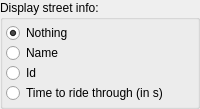
       <widget class="QGroupBox" name="groupBox">
        <property name="sizePolicy">
         <sizepolicy hsizetype="Preferred" vsizetype="Fixed">
          <horstretch>0</horstretch>
          <verstretch>0</verstretch>
         </sizepolicy>
        </property>
        <property name="minimumSize">
         <size>
          <width>220</width>
          <height>0</height>
         </size>
        </property>
        <property name="maximumSize">
         <size>
          <width>16777215</width>
          <height>16777215</height>
         </size>
        </property>
        <property name="title">
         <string>Display street info:</string>
        </property>
        <layout class="QVBoxLayout" name="verticalLayout_3">
         <property name="spacing">
          <number>0</number>
         </property>
         <property name="sizeConstraint">
          <enum>QLayout::SetMinimumSize</enum>
         </property>
         <property name="leftMargin">
          <number>3</number>
         </property>
         <property name="topMargin">
          <number>3</number>
         </property>
         <property name="rightMargin">
          <number>3</number>
         </property>
         <property name="bottomMargin">
          <number>3</number>
         </property>
         <item>
          <widget class="QRadioButton" name="ButtonStreetNothing">
           <property name="sizePolicy">
            <sizepolicy hsizetype="Minimum" vsizetype="Preferred">
             <horstretch>0</horstretch>
             <verstretch>0</verstretch>
            </sizepolicy>
           </property>
           <property name="text">
            <string>Nothing</string>
           </property>
           <property name="checked">
            <bool>true</bool>
           </property>
          </widget>
         </item>
         <item>
          <widget class="QRadioButton" name="ButtonStreetName">
           <property name="sizePolicy">
            <sizepolicy hsizetype="Minimum" vsizetype="Preferred">
             <horstretch>0</horstretch>
             <verstretch>0</verstretch>
            </sizepolicy>
           </property>
           <property name="text">
            <string>Name</string>
           </property>
          </widget>
         </item>
         <item>
          <widget class="QRadioButton" name="ButtonStreetId">
           <property name="text">
            <string>Id</string>
           </property>
          </widget>
         </item>
         <item>
          <widget class="QRadioButton" name="ButtonStreetTime">
           <property name="sizePolicy">
            <sizepolicy hsizetype="Minimum" vsizetype="Minimum">
             <horstretch>0</horstretch>
             <verstretch>0</verstretch>
            </sizepolicy>
           </property>
           <property name="text">
            <string>Time to ride through (in s)</string>
           </property>
          </widget>
         </item>
        </layout>
       </widget>
